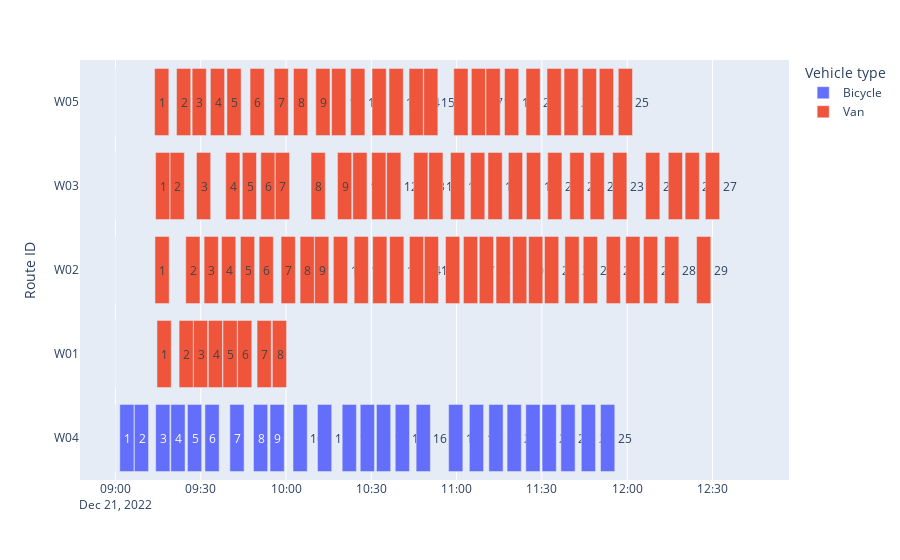

The code cell stored with this chart in its notebook:
### Code cell
import plotly.express as px
assigned_stops_route_paths_plot = assigned_stops_route_paths.copy()
assigned_stops_route_paths_plot = assigned_stops_route_paths_plot.rename(columns={"arrival_time": "Arrival time","depart_time": "Depart time", "route_id": "Route ID", "vehicle_type": "Vehicle type", "route_sequence": "Route sequence"})
fig = px.timeline(assigned_stops_route_paths_plot, x_start="Arrival time", x_end="Depart time", y="Route ID", color="Vehicle type", text="Route sequence")
fig.show()
